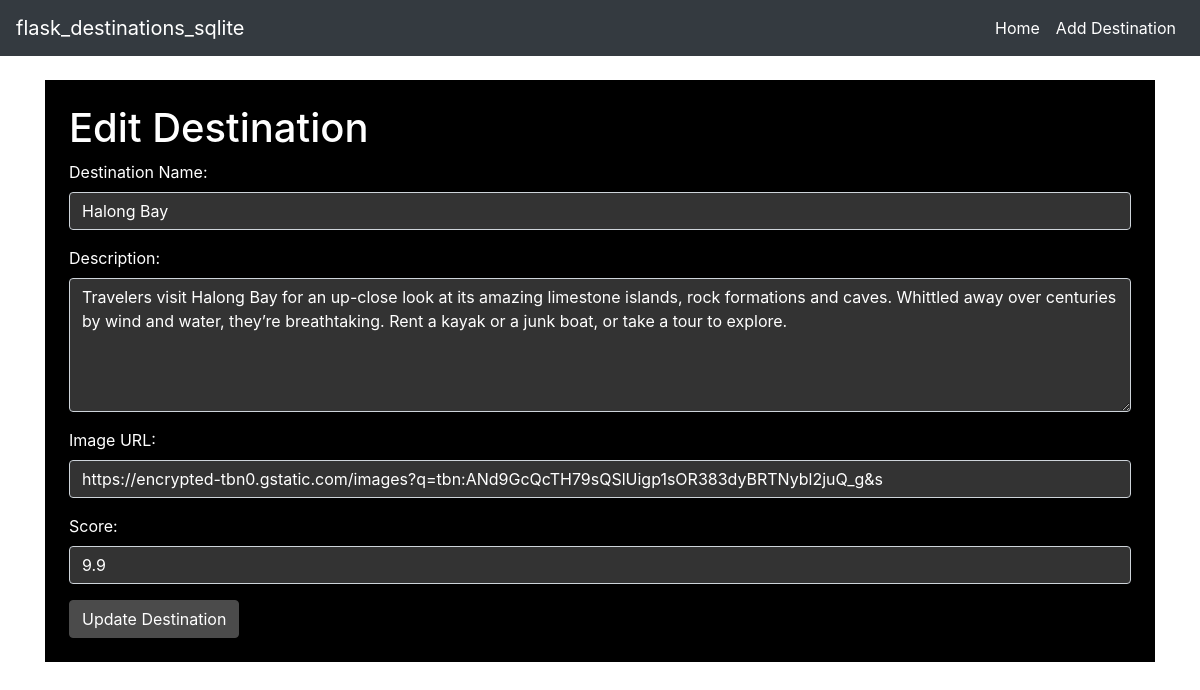
/edit_destination/4, run on the app's committed database.
### tables this page shows
CREATE TABLE destinations_list (
    id INTEGER PRIMARY KEY AUTOINCREMENT,
    destination_name TEXT UNIQUE NOT NULL,
    description TEXT NOT NULL,
    image_url TEXT,
    reviews TEXT,
    score REAL
);

### app.py (the view, shortened to what this page needs)
@app.route('/edit_destination/<int:id>', methods=['GET', 'POST'])
def edit_destination(id):
    conn = get_db()
    cursor = conn.cursor()
    cursor.execute('SELECT * FROM destinations_list WHERE id = ?', (id,))
    destination = cursor.fetchone()
    conn.close()
    return render_template('edit_destination.html', destination=destination)

### app.py (called while the page is built)
def get_db():
    conn = sqlite3.connect(DATABASE)
    conn.row_factory = sqlite3.Row
    return conn

### templates/edit_destination.html (shortened to what this page needs)
{% extends 'base.html' %}
{% block content %}
<div class="container mt-4 black-background p-4">
    <h1>Edit Destination</h1>
    <form method="POST">
        <div class="form-group">
            <label for="destination_name">Destination Name:</label>
            <input type="text" class="form-control" id="destination_name" name="destination_name" value="{{ destination.destination_name }}" required>
        </div>
        <div class="form-group">
            <label for="description">Description:</label>
            <textarea class="form-control" id="description" name="description" rows="5" required>{{ destination.description }}</textarea>
        </div>
        <div class="form-group">
            <label for="image_url">Image URL:</label>
            <input type="text" class="form-control" id="image_url" name="image_url" value="{{ destination.image_url }}">
        </div>
        <div class="form-group">
            <label for="score">Score:</label>
            <input type="number" class="form-control" id="score" name="score" value="{{ destination.score }}" step="0.1" min="0" max="10" required>
        </div>
        <button type="submit" class="btn btn-dark-gray">Update Destination</button>
    </form>
</div>
{% endblock %}

### static/styles.css (style rules this page uses)
.black-background { background-color: #000000; color: #ffffff; }
.black-background .form-control { background-color: #333333; color: #ffffff; }
.black-background label { color: #ffffff; }
.btn-dark-gray { background-color: #4b4b4b; color: #ffffff; border-color: #4b4b4b; }

### data on the page
destinations_list: destination_name "Halong Bay", description "Travelers visit Halong Bay for an up-close look at its amazing limestone islands, rock formations and caves. Whittled away over centuries by wind and water, they’re breathtaking. Rent a kayak or a junk boat, or take a tour to explore.", image_url "https://encrypted-tbn0.gstatic.com/images?q=tbn:ANd9GcQcTH79sQSlUigp1sOR383dyBRTNybl2juQ_g&s", score "9.9"
